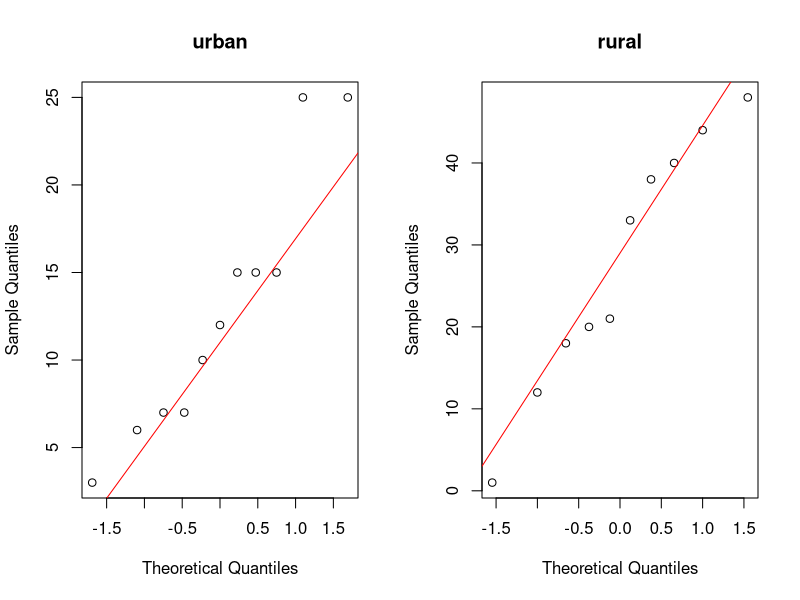
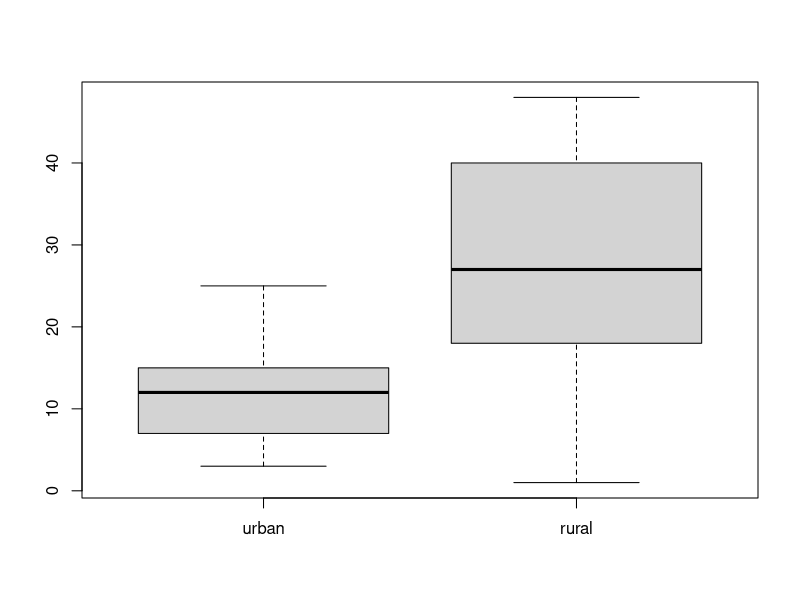
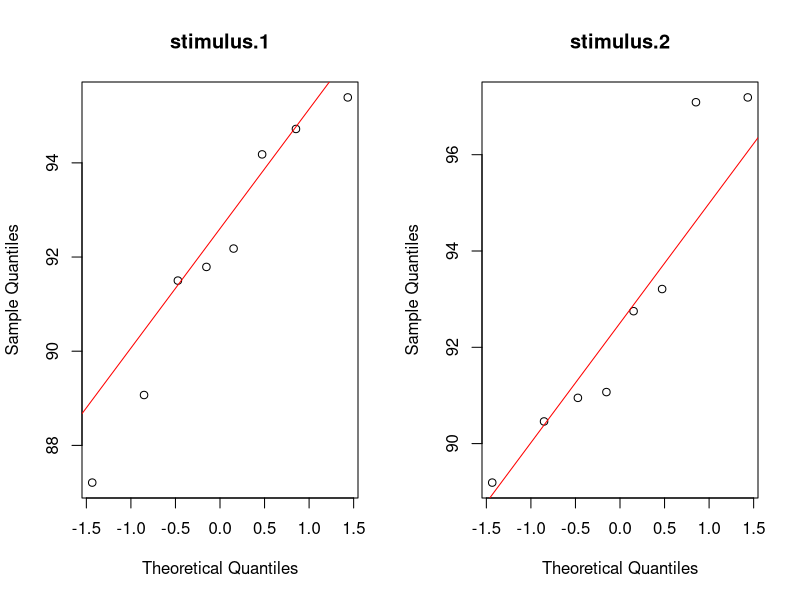
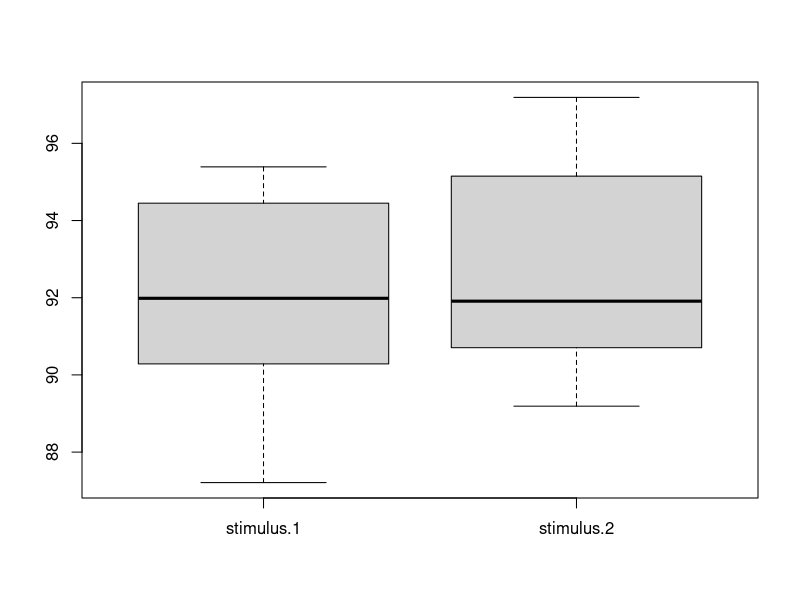

Recreate these plots in R, in order.
#
d.lst <- list(
  urban=c(3, 7, 25, 10, 15, 6, 12, 25, 15, 15, 7),
  rural=c(48, 44, 40, 38, 33, 21, 20, 12, 1, 18)
)

par(mfrow=c(1, 2))
for (grp in names(d.lst)){
  qqnorm(d.lst[[grp]], main = grp)
  qqline(d.lst[[grp]], distribution = qnorm, col='red')
}



par(mfrow=c(1, 1))
boxplot(d.lst$urban, d.lst$rural, names = c("urban", "rural"))

plot.qnorm.bplot <- function(v1, v2, names=NULL){
  d.lst <- list(v1=v1, v2=v2)
  if (!is.null(names)){
    names(d.lst) <- names
  }
  
  par(mfrow=c(1, 2))
  for (grp in names(d.lst)){
    qqnorm(d.lst[[grp]], main = grp)
    qqline(d.lst[[grp]], distribution = qnorm, col='red')
    abline()
  }
  
  par(mfrow=c(1, 1))
  boxplot(v1, v2, names=names(d.lst))
  
}

d.lst <- list(
  stimulus.1=c(91.5, 94.18, 92.18, 95.39, 91.79, 89.07, 94.72, 87.21),
  stimulus.2=c(89.19, 90.95, 90.46, 93.21, 97.19, 97.09, 91.07, 92.75))
plot.qnorm.bplot(d.lst$stimulus.1, d.lst$stimulus.2, names(d.lst))
